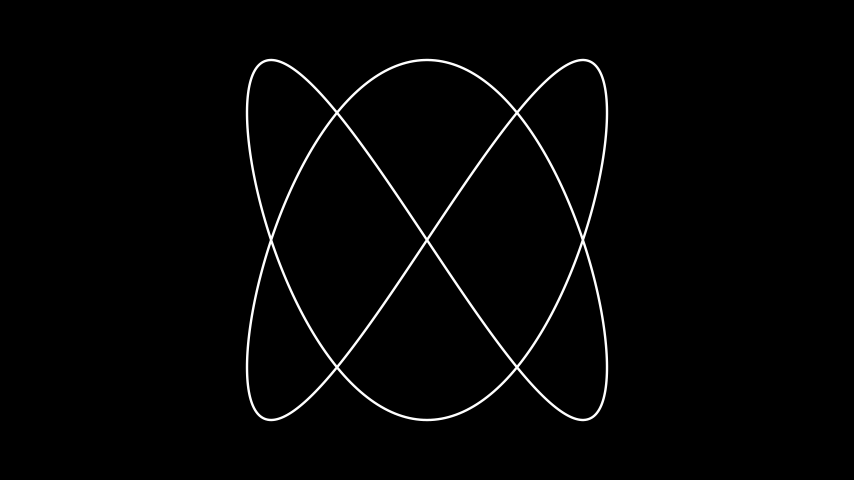

The script that drew this image:
from manim import *



class ParamFunc1(Scene):

    def func(self,t):
        return np.array((np.sin(2*t), np.sin(3*t),0))

    def construct(self):
        func=ParametricFunction(self.func, t_max=TAU, fill_opacity=0)
        self.add(func.scale(3))

from pathlib import Path
if __name__ == "__main__":
    script = f"{Path(__file__).resolve()}"
    os.system(f"manim  -l --custom_folders -s -p -c 'BLACK' --config_file 'my_config.cfg' " + script )
